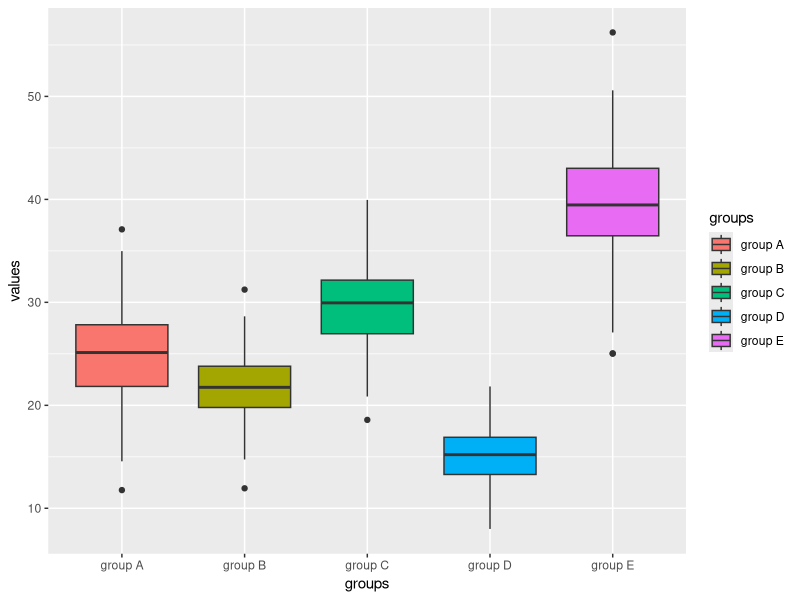
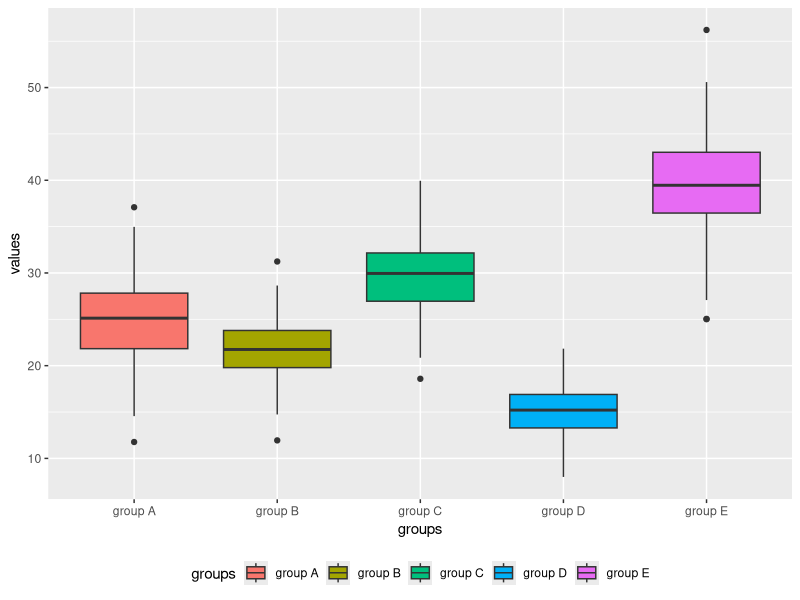
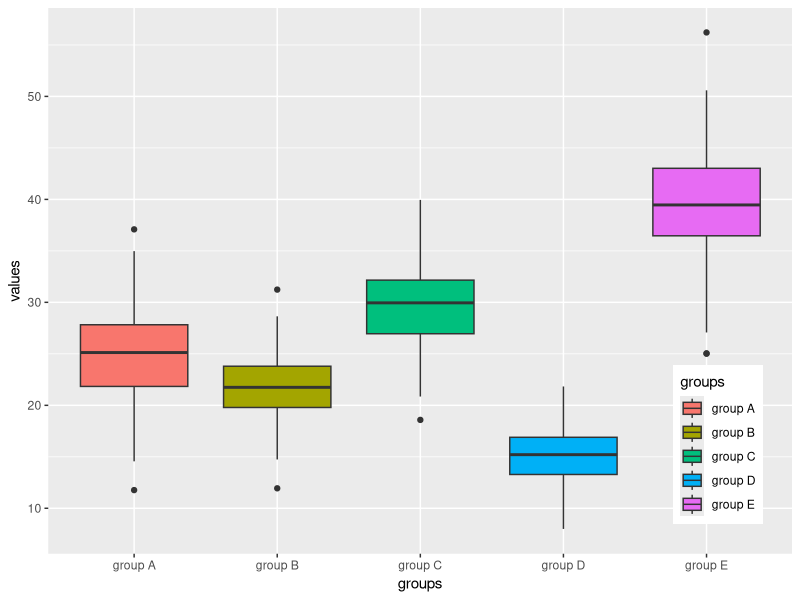
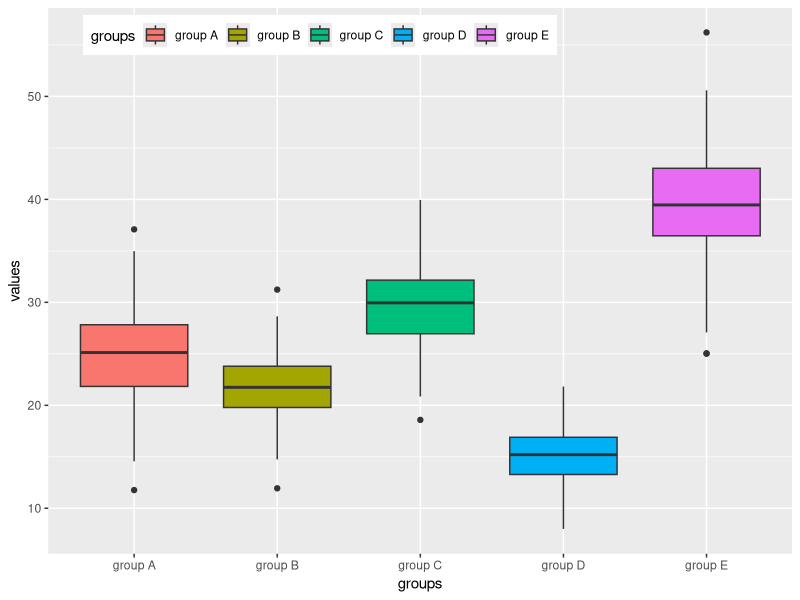
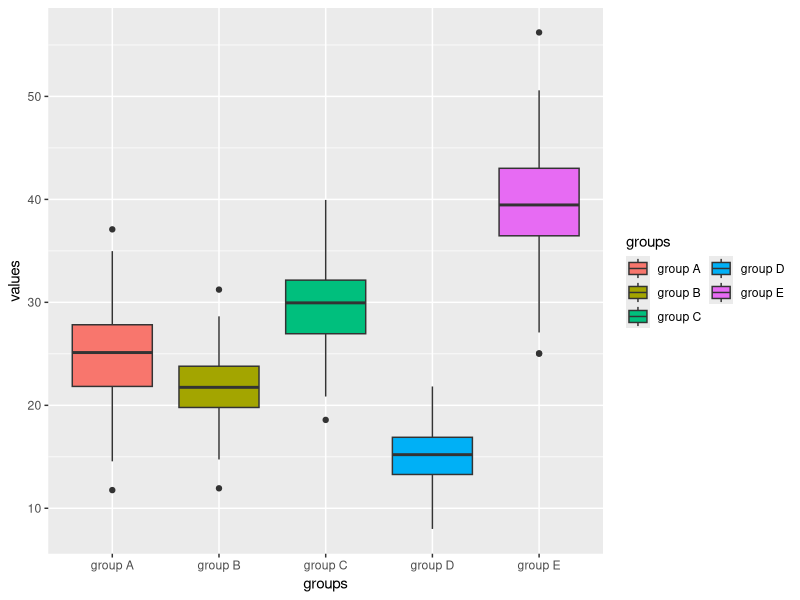
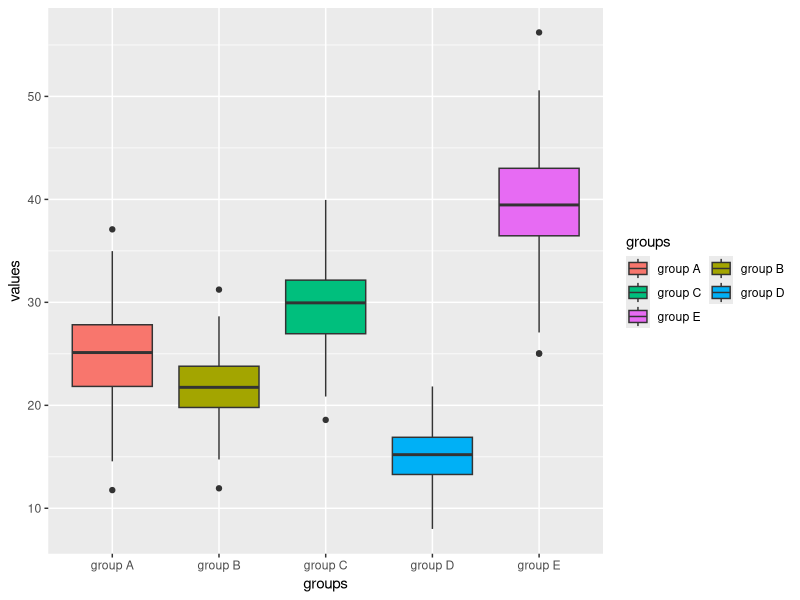
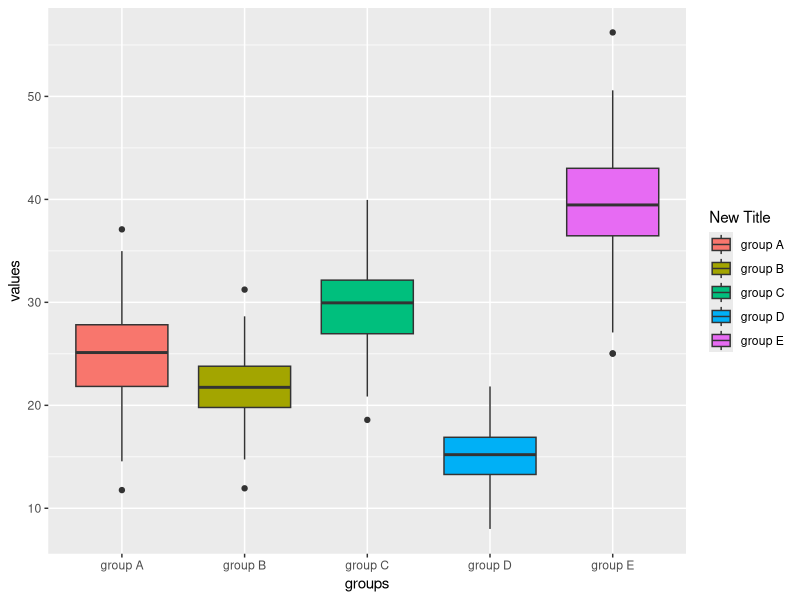
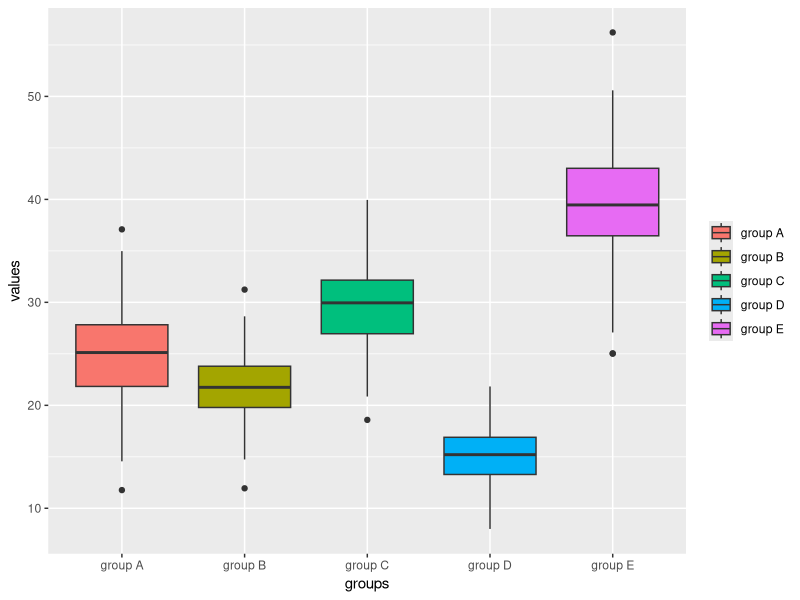

These figures' R source, in order:
## ---- chunk 1
knitr::opts_chunk$set(echo = TRUE, fig.align = "center")

# title: Legend
# author: jonathan
# revised: 15/3/2020

WEB <- c("https://bioceed.uib.no/dropfolder/bioSTATS/Rmd/Visualizing/Essential/legend.html")
GIT <- c("https://github.com/jonathansoule/biostats/blob/master/Visualizing/Essential/legend.Rmd")
library(ggplot2)

# variable 1
values <- c(rnorm(150, mean = 25, sd = 5), rnorm(150, mean = 22, sd = 3), rnorm(150, mean = 30, sd = 4), rnorm(150, mean = 15, 3), rnorm(150, mean = 40, sd = 5))
# variable 2
groups <- c(rep("group A", 150), rep("group B", 150), rep("group C", 150), rep("group D", 150), rep("group E", 150))
# dataframe
df <- data.frame(groups, values)
## ---- chunk 2
baseplot <- ggplot(df, aes(groups, values)) +
  geom_boxplot(aes(fill = groups))
baseplot
## ---- chunk 3
baseplot +
  theme(legend.position = "bottom")
## ---- chunk 4
baseplot +
  theme(legend.position = c(0.9, 0.2))
## ---- chunk 5
baseplot +
  theme(legend.position = c(0.365, 0.95), legend.direction = "horizontal")
## ---- chunk 6
baseplot +
  guides(fill = guide_legend(ncol = 2))
## ---- chunk 7
baseplot +
  guides(fill = guide_legend(ncol = 2, byrow = TRUE))
## ---- chunk 8
baseplot +
  labs(fill = "New Title")
## ---- chunk 9
baseplot +
  theme(legend.title = element_blank())
## ---- chunk 10
baseplot +
  theme(legend.title = element_text(face = "bold", color = "red", size = 11))
## ---- chunk 11
baseplot +
  theme(legend.background = element_rect(fill = "lightblue", color = "red", size = 2))
